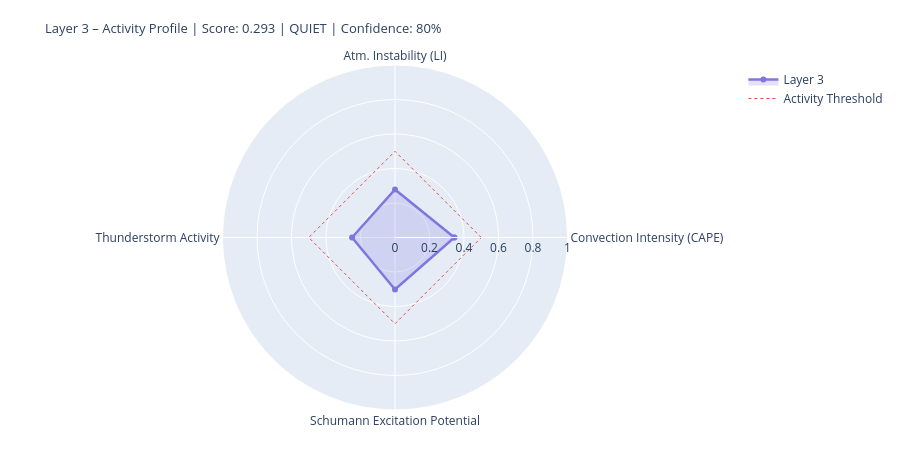

Source (notebook cell):
### Markdown cell above
---
## 4. State Assessment & Handoff to Layer 4/5

### Code cell
# ============================================================
# LAYER-3-SCORE
# Five dynamic components
# ============================================================

def norm(v, lo, hi):
    if v is None or (isinstance(v, float) and math.isnan(v)): return None
    return round(max(0.0, min(1.0, (v - lo) / (hi - lo))), 4)

# --- 1) Convection intensity (global CAPE mean) ---
cape_mean = df_atm['cape'].dropna().mean() if not df_atm.empty else None
conv_score = norm(cape_mean, 0, 3000)
conv_src   = 'primary' if cape_mean is not None else 'missing'

# --- 2) Atmospheric instability (LI mean) ---
li_mean   = df_atm['li'].dropna().mean() if not df_atm.empty else None
# Negative LI = unstable → higher score
instab_score = norm(-li_mean if li_mean is not None else None, -6, 6)
instab_src   = 'primary' if li_mean is not None else 'missing'

# --- 3) Thunderstorm activity (mean thunder score + WMO count) ---
thunder_mean = df_atm['thunder_score'].mean() if not df_atm.empty else None
n_thunder    = int(df_atm['thunderstorm'].sum()) if not df_atm.empty else 0
thunder_score_val = norm(
    (thunder_mean or 0) * 0.7 + n_thunder * 0.1, 0, 1.0
) if thunder_mean is not None else None
thunder_src = 'primary'

# --- 4) Schumann excitation potential (weighted Schumann contribution) ---
schumann_pot = df_atm['schumann_contribution'].mean() if not df_atm.empty else None
# Boosted by Layer-2 thunderstorm trigger
if schumann_pot is not None and l2_thunder:
    schumann_pot = min(1.0, schumann_pot * 1.2)
schumann_score = norm(schumann_pot, 0, 1.0) if schumann_pot is not None else None
schumann_src   = 'derived'

# --- 5) Storm activity (NASA EONET) ---
# Distinction: None = data not loaded, 0.0 = loaded but no events
storm_score = None
storm_src   = 'missing'
if raw.get('storms') is not None:          # API reached successfully
    storm_score = norm(len(storm_events), 0, 30) if storm_events else 0.0
    storm_src   = 'primary'

# X-Ray and Kp: context only, not in dynamic score
# (X-Ray = Layer-0/4 driver; Kp = geomagnetic index, not a lightning proxy)
xray_context = None
if raw.get('xray'):
    df_xc = pd.DataFrame(raw['xray'])
    fc = next((c for c in df_xc.columns
               if any(k in c.lower() for k in ['flux','long']) and 'time' not in c.lower()),
              df_xc.columns[1])
    df_xc[fc] = pd.to_numeric(df_xc[fc], errors='coerce')
    xray_last = df_xc[fc].dropna().iloc[-1] if not df_xc[fc].dropna().empty else None
    if xray_last:
        xray_class = ('X' if xray_last>=1e-4 else 'M' if xray_last>=1e-5
                      else 'C' if xray_last>=1e-6 else 'B')
        xray_context = {'flux': float(xray_last), 'class': xray_class}
        print(f'X-Ray context: {xray_class}-class ({xray_last:.2e} W/m²)')

# --- Aggregate ---
COMPONENTS = {
    'Convection Intensity (CAPE)':  {'score': conv_score,       'source': conv_src,    'dynamic': True},
    'Atm. Instability (LI)':         {'score': instab_score,     'source': instab_src,  'dynamic': True},
    'Thunderstorm Activity':              {'score': thunder_score_val, 'source': thunder_src, 'dynamic': True},
    'Schumann Excitation Potential':   {'score': schumann_score,   'source': schumann_src,'dynamic': True},
    'Active Storm Events (EONET)': {'score': storm_score,      'source': storm_src,   'dynamic': True},
}

available   = {k: v['score'] for k, v in COMPONENTS.items() if v['score'] is not None}
unavailable = [k for k, v in COMPONENTS.items() if v['score'] is None]
layer3_score = round(sum(available.values()) / len(available), 4) if available else None
confidence   = round(len(available) / len(COMPONENTS), 2)
level = ('unknown' if layer3_score is None
         else 'quiet'   if layer3_score < 0.3
         else 'moderate' if layer3_score < 0.6
         else 'active')
dominant_l3 = max(available, key=available.get) if available else 'none'

# --- Ausgabe ---
W = 68
print('=' * W)
print('LAYER 3 – ATMOSPHERE / WEATHER / THUNDERSTORMS – STATE ASSESSMENT')
print('=' * W)
for name, comp in COMPONENTS.items():
    s = comp['score']
    if s is not None:
        bar = '█' * int(s * 20) + '░' * (20 - int(s * 20))
        print(f'  {name:<36} {bar}  {s:.3f}  [{comp["source"]}]')
    else:
        print(f'  {name:<36} {"─" * 20}  n/a   [missing]')
print('-' * W)
print(f'  Score:        {layer3_score:.3f}  ({len(available)}/{len(COMPONENTS)} components)')
print(f'  Confidence:   {confidence:.0%}')
print(f'  Level:        {level.upper()}')
print(f'  Dominant:     {dominant_l3}')
print(f'  CAPE mean:    {cape_mean:.0f} J/kg' if cape_mean else '  CAPE mean:    n/a')
print(f'  LI mean:      {li_mean:.1f} K' if li_mean is not None else '  LI mean:      n/a')
print(f'  Thunderstorms:{n_thunder} points (WMO)  +  {len(storm_events)} NASA EONET')
print('=' * W)

# Radar
cats   = list(available.keys())
vals_r = list(available.values())
if len(cats) >= 3:
    fig = go.Figure()
    fig.add_trace(go.Scatterpolar(
        r=vals_r + [vals_r[0]], theta=cats + [cats[0]],
        fill='toself', fillcolor='rgba(127,119,221,0.22)',
        line=dict(color='#7F77DD', width=2.5), name='Layer 3'
    ))
    fig.add_trace(go.Scatterpolar(
        r=[0.5] * (len(cats)+1), theta=cats + [cats[0]],
        line=dict(color='#E24B4A', dash='dot', width=1),
        mode='lines', name='Activity Threshold'
    ))
    fig.update_layout(
        title=dict(
            text=f'Layer 3 – Activity Profile | Score: {layer3_score:.3f} | {level.upper()} | Confidence: {confidence:.0%}',
            font=dict(size=13)
        ),
        polar=dict(radialaxis=dict(visible=True, range=[0, 1])),
        height=450, showlegend=True,
        margin=dict(l=60, r=60, t=65, b=40)
    )
    fig.show()

### Figure 1 — Plotly figure (JSON) as saved in the notebook; plotly's stock layout.template omitted (floating-point values rounded to 4 significant figures)
{"data": [{"fill": "toself", "fillcolor": "rgba(127,119,221,0.22)", "line": {"color": "#7F77DD", "width": 2.5}, "name": "Layer 3", "r": [0.344, 0.2783, 0.2488, 0.3012, 0.344], "theta": ["Convection Intensity (CAPE)", "Atm. Instability (LI)", "Thunderstorm Activity", "Schumann Excitation Potential", "Convection Intensity (CAPE)"], "type": "scatterpolar"}, {"line": {"color": "#E24B4A", "dash": "dot", "width": 1}, "mode": "lines", "name": "Activity Threshold", "r": [0.5, 0.5, 0.5, 0.5, 0.5], "theta": ["Convection Intensity (CAPE)", "Atm. Instability (LI)", "Thunderstorm Activity", "Schumann Excitation Potential", "Convection Intensity (CAPE)"], "type": "scatterpolar"}], "layout": {"height": 450, "margin": {"b": 40, "l": 60, "r": 60, "t": 65}, "polar": {"radialaxis": {"range": [0, 1], "visible": true}}, "showlegend": true, "title": {"font": {"size": 13}, "text": "Layer 3 – Activity Profile | Score: 0.293 | QUIET | Confidence: 80%"}}}
